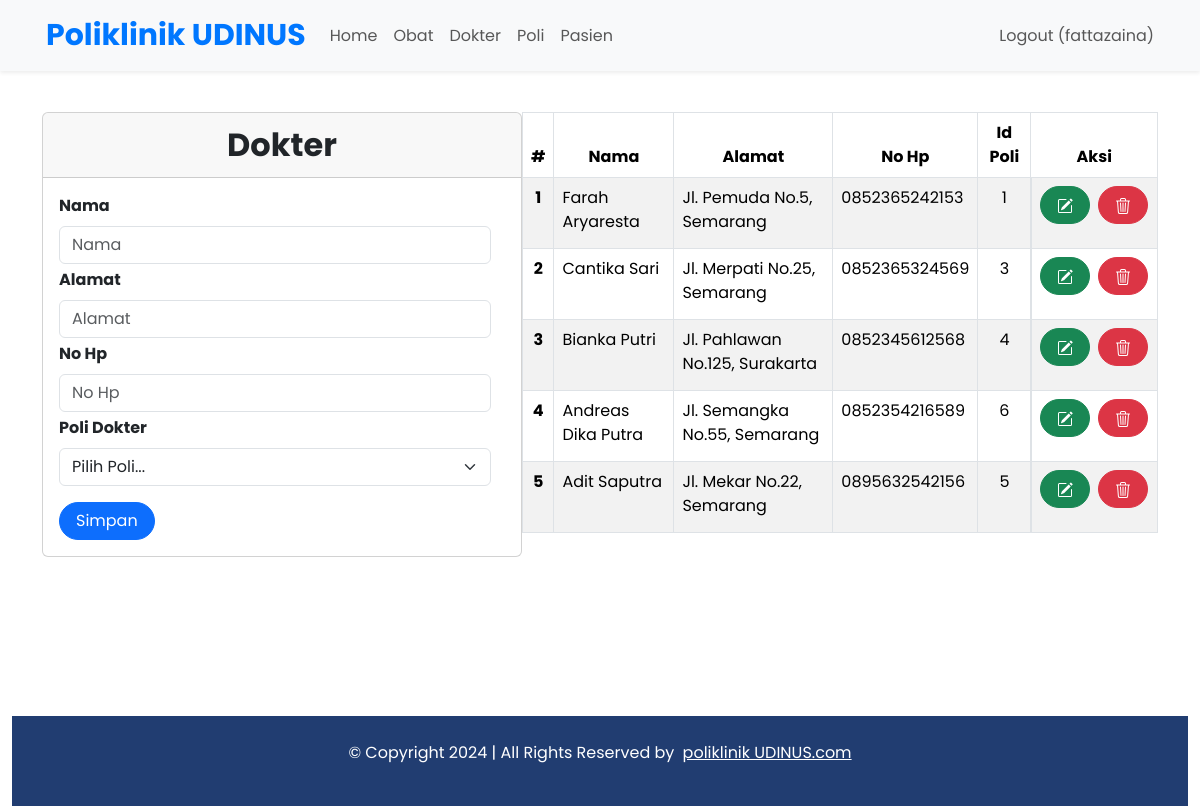
The page /index.php?page=dokter (signed in) on the database its author committed.
### tables this page shows
CREATE TABLE `dokter` (
  `id` int(11) NOT NULL,
  `nama` varchar(255) NOT NULL,
  `alamat` varchar(255) NOT NULL,
  `no_hp` varchar(50) NOT NULL,
  `id_poli` int(11) NOT NULL,
  `password` varchar(255) NOT NULL
);

### dokter.php (the view, shortened to what this page needs)
<br>
<div class="container">
    <div class="d-flex justify-content-between">
        <div class="row">
            <div class="col-md-6">
                <div class="card" style="width: 30rem;">
                    <div class="card-header text-center fw-bold" style="font-size: 2rem;">Dokter</div>
                    <div class="card-body">
                        <form class="form row" method="POST" style="width: 30rem;" action="" name="myForm" onsubmit="return(validate());">
                            <?php
                            $nama = '';
                            $alamat = '';
                            $no_hp = '';
                            ?>
                            <div class="row">
                                <label for="inputNama" class="form-label fw-bold">
                                    Nama
                                </label>
                                <div>
                                    <input type="text" class="form-control" name="nama" id="inputNama" placeholder="Nama" value="<?php echo $nama ?>" required htmlspecialchars>
                                </div>
                            </div>
                            <div class="row mt-1">
                                <label for="inputAlamat" class="form-label fw-bold">
                                    Alamat
                                </label>
                                <div>
                                    <input type="text" class="form-control" name="alamat" id="inputAlamat" placeholder="Alamat" value="<?php echo $alamat ?>" required htmlspecialchars>
                                </div>
                            </div>
                            <div class="row mt-1">
                                <label for="inputNohp" class="form-label fw-bold">
                                    No Hp
                                </label>
                                <div>
                                    <input type="text" class="form-control" name="no_hp" id="inputNohp" placeholder="No Hp" value="<?php echo $no_hp ?>"required htmlspecialchars>
                                </div>
                            </div>
                            <div class="row mt-1">
                                <label for="id_poli" class="form-label fw-bold">
                                    Poli Dokter
                                </label>
                                <div>
                                    <select class="form-select" aria-label="id_poli" name="id_poli" >
                                        <option selected>Pilih Poli...</option>
                                    </select>
                                </div>
                            </div>
                            <div class="row mt-3">
                                <div class=col>
                                    <button type="submit" class="btn btn-primary rounded-pill px-3 mt-auto" name="simpan">Simpan</button>
                                </div>
                            </div>
                        </form>
                    </div>
                </div>
            </div>
        </div>
        <div class="overflow-y-auto" style="width: 60%; height: 580px;">
            <table class="table table-bordered table-striped table-hover">
                <thead>
                    <tr class="text-center">
                        <th scope="col">#</th>
                        <th scope="col">Nama</th>
                        <th scope="col">Alamat</th>
                        <th scope="col">No Hp</th>
                        <th scope="col">Id Poli</th>
                        <th scope="col">Aksi</th>
                    </tr>
                </thead>
                <tbody>
                    <?php
                    $result = mysqli_query($mysqli, "SELECT * FROM dokter");
                    $no = 1;
                    while ($data = mysqli_fetch_array($result)) {
                    ?>
                        <tr>
                            <th scope="row" class="text-center"><?php echo $no++ ?></th>
                            <td><?php echo $data['nama'] ?></td>
                            <td><?php echo $data['alamat'] ?></td>
                            <td><?php echo $data['no_hp'] ?></td>
                            <td class="text-center"><?php echo $data['id_poli'] ?></td>
                            <td  class="d-flex justify-content-center ">
                                <div class="d-flex gap-2 mb-3">
                                    <a type="button" class="btn btn-success rounded-pill px-3" href="index.php?page=dokter&id=<?php echo $data['id'] ?>">
                                    </a>
                                    <a type="button" class="btn btn-danger rounded-pill px-3" href="index.php?page=dokter&id=<?php echo $data['id'] ?>&aksi=hapus">
                                    </a>
                                </div>
                            </td>
                        </tr>
                    <?php
                    }
                    ?>
                </tbody>
            </table>
        </div>
    </div>
</div>
<br>
<footer>
    <div class="copyright" style="width: 100%;">
        <div class="row">
            <div class="col-lg-12 col-md-12 col-12">
                <div class="copyright-content">
                    <p>© Copyright 2024  |  All Rights Reserved by <a href="index.php" target="_blank">poliklinik UDINUS.com</a> </p>
                </div>
            </div>
        </div>
    </div>
</footer>

### style.css (style rules this page uses)
* { margin: 0; padding: 0; }
body { font-family: 'Poppins', sans-serif; }
.copyright { background:#213d71; padding:25px 0px 25px 0px; text-align:center; }
.copyright .copyright-content p { color:#fff; }
.copyright .copyright-content p a { color:#fff; font-weight:400; text-decoration:underline; display:inline-block; margin-left:4px; }
::placeholder { font-size: 16px; }

### rows shown on the page
dokter: nama "Farah Aryaresta", alamat "Jl. Pemuda No.5, Semarang", no_hp "0852365242153", id_poli "1"
dokter: nama "Cantika Sari", alamat "Jl. Merpati No.25, Semarang", no_hp "0852365324569", id_poli "3"
dokter: nama "Bianka Putri", alamat "Jl. Pahlawan No.125, Surakarta", no_hp "0852345612568", id_poli "4"
dokter: nama "Andreas Dika Putra", alamat "Jl. Semangka No.55, Semarang", no_hp "0852354216589", id_poli "6"
dokter: nama "Adit Saputra", alamat "Jl. Mekar No.22, Semarang", no_hp "0895632542156", id_poli "5"

### other values the page prints
$_SESSION['username'] "fattazaina"
